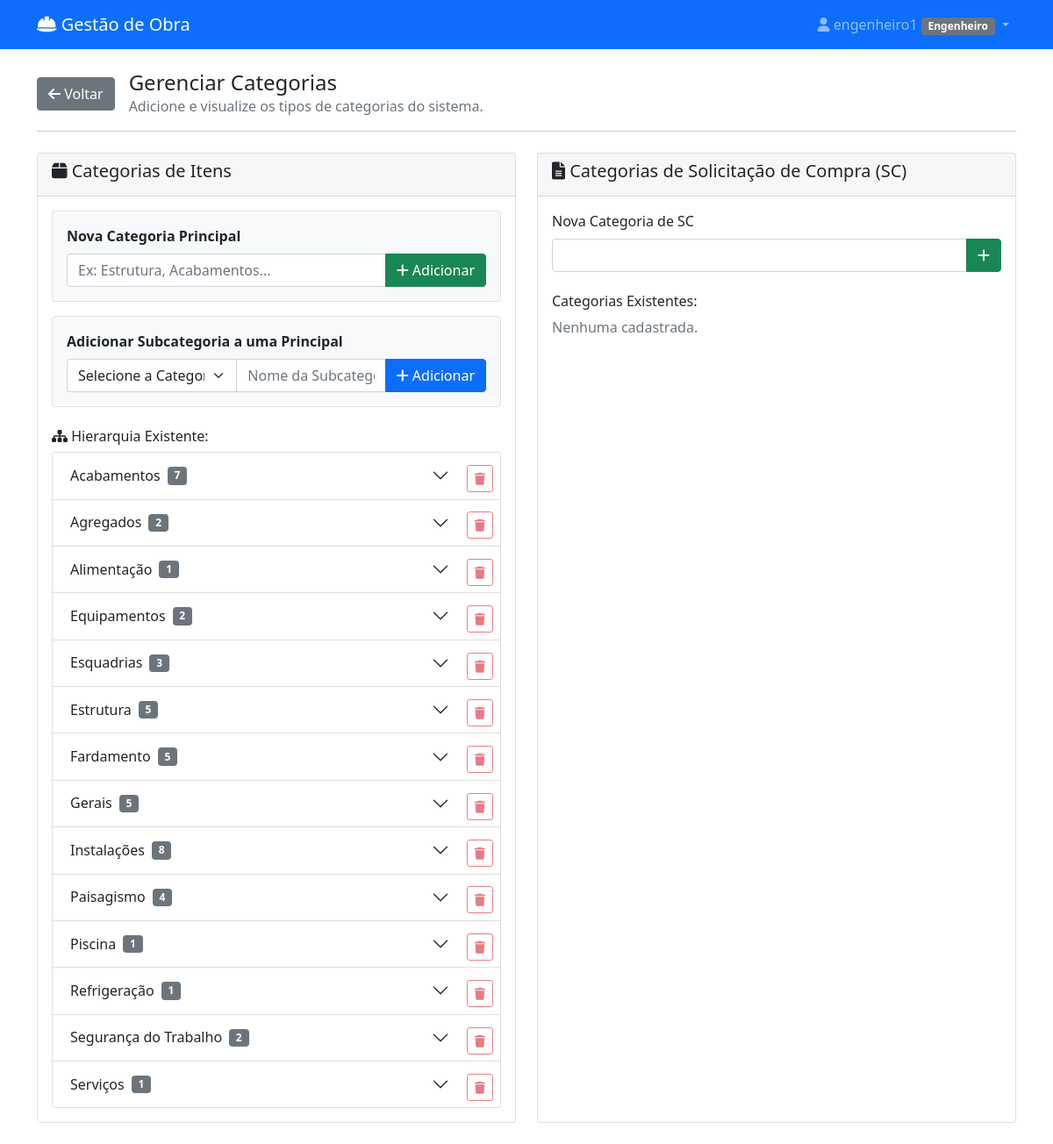
The app's page /gerenciar-categorias/ (signed in) with its own data.
### materiais/models.py (models this page shows, shortened)
class User(AbstractUser):
    PERFIL_CHOICES = [
        ('almoxarife_obra', 'Almoxarife da Obra'),
        ('engenheiro', 'Engenheiro'),
        ('almoxarife_escritorio', 'Almoxarife do Escritório'),
        ('diretor', 'Diretor'),
    ]
    perfil = models.CharField(max_length=30, choices=PERFIL_CHOICES)
    telefone = models.CharField(max_length=15, blank=True)
    obras = models.ManyToManyField('Obra', blank=True, related_name='usuarios')
    assinatura_imagem = models.ImageField(upload_to='assinaturas/', null=True, blank=True, verbose_name="Imagem da Assinatura")

class CategoriaItem(models.Model):
    nome = models.CharField(max_length=100)
    categoria_mae = models.ForeignKey(
        'self',
        on_delete=models.CASCADE,
        null=True,
        blank=True,
        related_name='subcategorias'
    )
    embedding = models.JSONField(null=True, blank=True, editable=False) # Armazenará o vetor numérico
    class Meta:
        verbose_name = "Categoria de Item"
        verbose_name_plural = "Categorias de Itens"
        unique_together = ('nome', 'categoria_mae',)

### materiais/views.py (the view, shortened to what this page needs)
# urls.py: path('gerenciar-categorias/', views.gerenciar_categorias, name='gerenciar_categorias'),
@login_required
def gerenciar_categorias(request):
    if request.user.perfil not in ['almoxarife_escritorio', 'diretor', 'engenheiro','almoxarife_obra']:
        messages.error(request, 'Acesso negado.')
        return redirect('materiais:dashboard')
    context = {
        'categorias_principais': CategoriaItem.objects.filter(categoria_mae__isnull=True).prefetch_related('subcategorias').order_by('nome'),
        'categorias_sc': CategoriaSC.objects.all().order_by('nome')
    }
    return render(request, 'materiais/gerenciar_categorias.html', context)

### materiais/templates/materiais/gerenciar_categorias.html (shortened to what this page needs)
{% extends 'materiais/base.html' %}
{% block content %}
<div class="d-flex align-items-center mb-3">
    <a href="{% url 'materiais:dashboard' %}" class="btn btn-secondary me-3"><i class="fas fa-arrow-left"></i> Voltar</a>
    <div>
        <h4 class="mb-0">Gerenciar Categorias</h4>
        <p class="text-muted mb-0">Adicione e visualize os tipos de categorias do sistema.</p>
    </div>
</div>
<hr class="mb-4">
<div class="row">
    <div class="col-md-6 mb-4">
        <div class="card h-100">
            <div class="card-header">
                <h5><i class="fas fa-box"></i> Categorias de Itens</h5>
            </div>
            <div class="card-body">
                <form method="post" class="mb-3 p-3 bg-light border rounded">
                    <label for="nome_item_principal" class="form-label fw-bold">Nova Categoria Principal</label>
                    <div class="input-group">
                        <input type="text" class="form-control" id="nome_item_principal" name="nome" required placeholder="Ex: Estrutura, Acabamentos...">
                        <button type="submit" class="btn btn-success"><i class="fas fa-plus"></i> Adicionar</button>
                    </div>
                </form>
                <form method="post" class="mb-4 p-3 bg-light border rounded">
                    <label for="categoria_mae" class="form-label fw-bold">Adicionar Subcategoria a uma Principal</label>
                    <div class="input-group">
                         <select class="form-select" id="categoria_mae" name="categoria_mae" required>
                            <option value="" selected disabled>Selecione a Categoria-Mãe</option>
                        </select>
                        <input type="text" class="form-control" name="nome" required placeholder="Nome da Subcategoria...">
                        <button type="submit" class="btn btn-primary"><i class="fas fa-plus"></i> Adicionar</button>
                    </div>
                </form>
                <h6><i class="fas fa-sitemap"></i> Hierarquia Existente:</h6>
                {% if categorias_principais %}
                    <div class="accordion" id="accordionCategorias">
                        {% for categoria in categorias_principais %}
                        <div class="accordion-item">
                            <h2 class="accordion-header d-flex align-items-center" id="heading-{{ categoria.id }}">
                                <button class="accordion-button collapsed" type="button" data-bs-toggle="collapse" data-bs-target="#collapse-{{ categoria.id }}">
                                    {{ categoria.nome }}
                                    <span class="badge bg-secondary ms-2">{{ categoria.subcategorias.count }}</span>
                                </button>
                                <form method="post" action="{% url 'materiais:excluir_categoria_item' categoria.id %}" class="ms-auto" onsubmit="return confirm('Tem certeza que deseja excluir a categoria principal \'{{ categoria.nome }}\'?');">
                                    <button type="submit" class="btn btn-sm btn-outline-danger me-2"
                                            {% if categoria.subcategorias.count > 0 %}disabled title="Exclua as subcategorias primeiro"{% endif %}>
                                        <i class="fas fa-trash"></i>
                                    </button>
                                </form>
                            </h2>
                        </div>
                        {% endfor %}
                    </div>
                {% else %}
                    <p class="text-muted">Nenhuma categoria principal cadastrada.</p>
                {% endif %}
            </div>
        </div>
    </div>
    <div class="col-md-6 mb-4">
        <div class="card h-100">
            <div class="card-header">
                <h5><i class="fas fa-file-alt"></i> Categorias de Solicitação de Compra (SC)</h5>
            </div>
            <div class="card-body">
                <form method="post" class="mb-4">
                    <label for="nome_sc" class="form-label">Nova Categoria de SC</label>
                    <div class="input-group">
                        <input type="text" class="form-control" id="nome_sc" name="nome" required>
                        <button type="submit" class="btn btn-success"><i class="fas fa-plus"></i></button>
                    </div>
                </form>
                <h6>Categorias Existentes:</h6>
                {% if categorias_sc %}
                <ul class="list-group">
                    {% for categoria in categorias_sc %}<li class="list-group-item">{{ categoria.nome }}</li>{% endfor %}
                </ul>
                {% else %}<p class="text-muted">Nenhuma cadastrada.</p>{% endif %}
            </div>
        </div>
    </div>
</div>
{% endblock %}

### materiais/templates/materiais/base.html (shortened to what this page needs)
<!DOCTYPE html>
<html lang="pt-br">
<head>
    <link href="https://cdn.jsdelivr.net/npm/bootstrap@5.1.3/dist/css/bootstrap.min.css" rel="stylesheet">
    <link href="https://cdnjs.cloudflare.com/ajax/libs/font-awesome/6.0.0/css/all.min.css" rel="stylesheet">
</head>
<body>
    <nav class="navbar navbar-expand-lg navbar-dark bg-primary">
        <div class="container">
            <a class="navbar-brand" href="{% url 'materiais:dashboard' %}">
                <i class="fas fa-hard-hat"></i> Gestão de Obra
            </a>
            {% if user.is_authenticated %}
            <div class="navbar-nav ms-auto">
                <div class="nav-item dropdown">
                    <a class="nav-link dropdown-toggle" href="#" role="button" data-bs-toggle="dropdown">
                        <i class="fas fa-user"></i> {{ user.get_full_name|default:user.username }}
                        <span class="badge bg-secondary">{{ user.get_perfil_display }}</span>
                    </a>
                </div>
            </div>
            {% endif %}
        </div>
    </nav>
    <div class="container mt-4">
        {% block content %}
        {% endblock %}
    </div>
</body>
</html>

### records on screen
User: get_full_name "engenheiro1", perfil "Engenheiro"
CategoriaItem: nome "Acabamentos", subcategorias.count "7"
CategoriaItem: nome "Agregados", subcategorias.count "2"
CategoriaItem: nome "Alimentação", subcategorias.count "1"
CategoriaItem: nome "Equipamentos", subcategorias.count "2"
CategoriaItem: nome "Esquadrias", subcategorias.count "3"
CategoriaItem: nome "Estrutura", subcategorias.count "5"
CategoriaItem: nome "Fardamento", subcategorias.count "5"
CategoriaItem: nome "Gerais", subcategorias.count "5"
CategoriaItem: nome "Instalações", subcategorias.count "8"
CategoriaItem: nome "Paisagismo", subcategorias.count "4"
CategoriaItem: nome "Piscina", subcategorias.count "1"
CategoriaItem: nome "Refrigeração", subcategorias.count "1"
CategoriaItem: nome "Segurança do Trabalho", subcategorias.count "2"
CategoriaItem: nome "Serviços", subcategorias.count "1"
